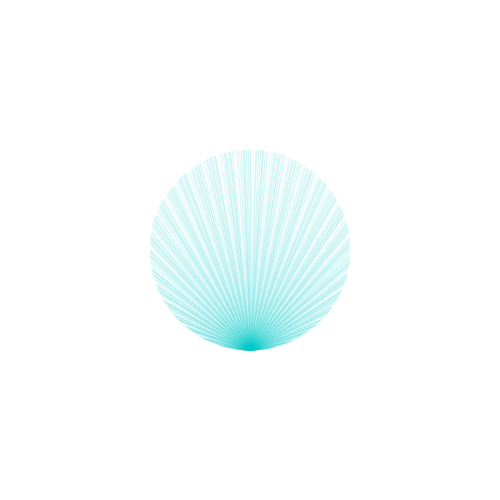
Frame 1 (no input)
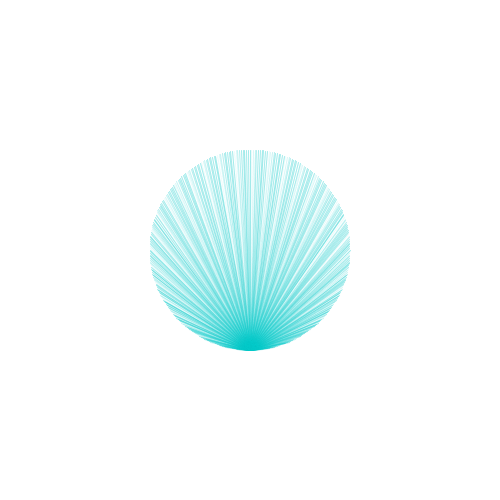
Frame 2 (the mouse pressed at the canvas centre, redrawn once)

The Processing sketch that drew these frames (run headless with seeded random() and noise(); the mouse was pressed at the canvas centre and the sketch redrawn once):

// Processing sketch: scallop_shell_first_try
// ── scallop_shell_first_try.pde


void setup(){
  size(500,500);
  background(255);
  ellipseMode(CENTER);
  noLoop();
  
}
int centerX = 250;
int centerY = 250;
void draw(){
  stroke(0,200,200,100);
  
  for (int i = 0; i < 36; i++) {
    int wave = i*10 + 180;
    for (int j = 0; j <= 10; j++) {
      if (j < 6) {
        stroke(0, 200,200,j*10);
        
        //endX(center, radius, degree)
        float x2 = endX(centerX, 100, wave+j);
        float y2 = endY(centerX, 100, wave+j);
        line(centerX, centerY+100, x2, y2);
       // float midX = (centerX + x2)/2;
        //float midY = (centerY + y2)/2;
        //ellipse(midX, midY, 5, 5);
        //float midX2 = (centerX + x2)/4;
        //float midY2 = (centerY + x2)/4;
        
      }
      else{
        stroke(0,200,200,50);
        line(centerX, centerY+100, endX(centerX, 100, wave+j), endY(centerX, 100, wave+j));
      }
    }
  }
  
}

float endX(float startX, float radius, float degree) {
  return startX + cos(radians(degree))*radius;
}

float endY(float startY, float radius, float degree) {
  return startY + sin(radians(degree))*radius;
}
